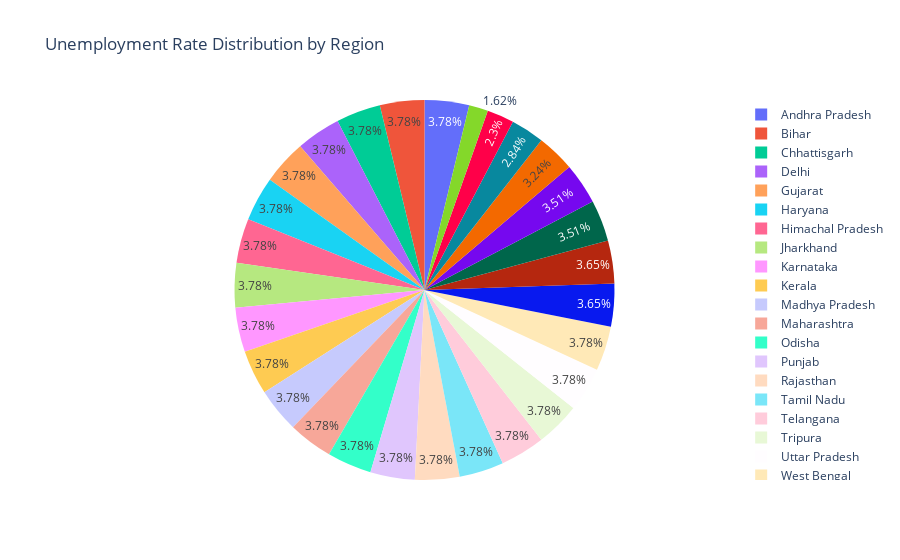

Source (notebook cell):
### Markdown cell above
## **Pie Chart**

### Code cell
fig_region = px.pie(df, names='Region', title='Unemployment Rate Distribution by Region')
fig_region.show()

### Figure 1 — Plotly figure (JSON) as saved in the notebook; plotly's stock layout.template omitted (floating-point values rounded to 4 significant figures; data arrays with more than 128 entries replaced by an {"elided": "..."} marker saying what was removed)
{"data": [{"domain": {"x": [0, 1], "y": [0, 1]}, "hovertemplate": "Region=%{label}<extra></extra>", "labels": {"elided": "740 str values"}, "legendgroup": "", "name": "", "showlegend": true, "type": "pie"}], "layout": {"legend": {"tracegroupgap": 0}, "title": {"text": "Unemployment Rate Distribution by Region"}}}
